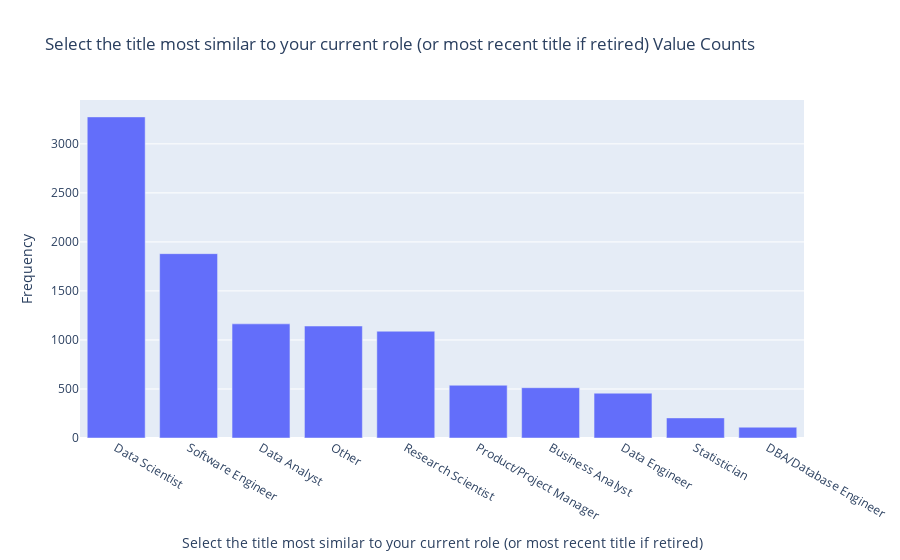

The code cell stored with this chart in its notebook:
### Markdown cell above
#### 5. What are the most common job titles among respondents?

### Code cell
# DISCLAIMER: 'df' refers to the data you passed in when calling 'dtale.show'

import numpy as np
import pandas as pd
import plotly.graph_objs as go

# If you're having trouble viewing your chart in your notebook try passing your 'chart' into this snippet:
#
from plotly.offline import iplot, init_notebook_mode
#
init_notebook_mode(connected=True)
for chart in charts:
    chart.pop('id', None) # for some reason iplot does not like 'id'


if isinstance(df, (pd.DatetimeIndex, pd.MultiIndex)):
	df = df.to_frame(index=False)

# remove any pre-existing indices for ease of use in the D-Tale code, but this is not required
df = df.reset_index().drop('index', axis=1, errors='ignore')
df.columns = [str(c) for c in df.columns]  # update columns to strings in case they are numbers

s = df[~pd.isnull(df['Select the title most similar to your current role (or most recent title if retired)'])]['Select the title most similar to your current role (or most recent title if retired)']
chart = pd.value_counts(s).to_frame(name='data')
chart['percent'] = (chart['data'] / chart['data'].sum()) * 100
chart.index.name = 'labels'
chart = chart.reset_index().sort_values(['data', 'labels'], ascending=[False, True])
chart = chart[:100]
charts = [go.Bar(x=chart['labels'].values, y=chart['data'].values, name='Frequency')]
figure = go.Figure(data=charts, layout=go.Layout({
    'barmode': 'group',
    'legend': {'orientation': 'h'},
    'title': {'text': 'Select the title most similar to your current role (or most recent title if retired) Value Counts'},
    'xaxis': {'title': {'text': 'Select the title most similar to your current role (or most recent title if retired)'}},
    'yaxis': {'title': {'text': 'Frequency'}}
}))

iplot(figure)

### Figure 1 — Plotly figure (JSON) as saved in the notebook; plotly's stock layout.template omitted (floating-point values rounded to 4 significant figures)
{"data": [{"name": "Frequency", "type": "bar", "x": ["Data Scientist", "Software Engineer", "Data Analyst", "Other", "Research Scientist", "Product/Project Manager", "Business Analyst", "Data Engineer", "Statistician", "DBA/Database Engineer"], "y": [3275, 1880, 1164, 1142, 1089, 538, 513, 457, 205, 110]}], "layout": {"barmode": "group", "legend": {"orientation": "h"}, "title": {"text": "Select the title most similar to your current role (or most recent title if retired) Value Counts"}, "xaxis": {"title": {"text": "Select the title most similar to your current role (or most recent title if retired)"}}, "yaxis": {"title": {"text": "Frequency"}}}}
